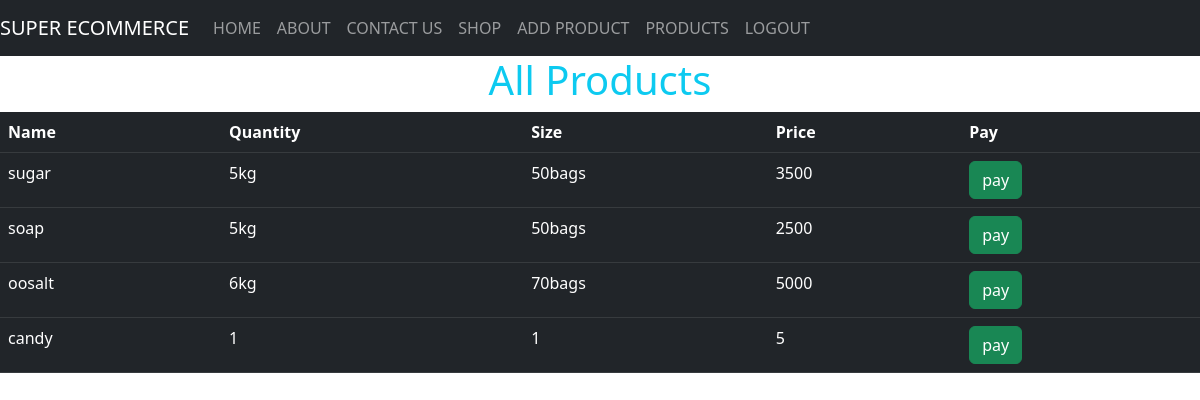
/shop/ (signed in), run on the app's committed database.
### superEcommercedjangoProject/models.py (models this page shows)
class product(models.Model):
    name = models.CharField(max_length=50, blank=False, null=False)
    qtty = models.CharField(max_length=20,blank=False, null=False)
    size = models.CharField(max_length=10, blank=False, null=False)
    price = models.CharField(max_length=35, blank=False, null=False)

### superEcommercedjangoProject/views.py (the view)
# urls.py: path('shop/',user_views.shop, name='shop'),
def shop(request):
    products = product.objects.all()
    context = {"products": products}
    return render(request, 'shop.html', context)

### templates/shop.html (shortened to what this page needs)
{% extends 'master.html' %}
{% load static %}
{% block content %}
    <div>
        <h1 class="text-info text-center">All Products</h1>
        <table class="table table-dark table-hover">
            <tr>
                <th>Name</th>
                <th>Quantity</th>
                <th>Size</th>
                <th>Price</th>
                <th>Pay</th>
            </tr>
            {% for product in products %}
                <tr>
                    <td>{{ product.name }}</td>
                    <td>{{ product.qtty }}</td>
                    <td>{{ product.size }}</td>
                    <td>{{ product.price }}</td>
                    <td><a class="btn btn-success" href="/pay/{{ product.id }}">pay</a></td>
                </tr>
            {% endfor %}
        </table>
    </div>
{% endblock %}

### data on the page
product: name "sugar", qtty "5kg", size "50bags", price "3500"
product: name "soap", qtty "5kg", size "50bags", price "2500"
product: name "oosalt", qtty "6kg", size "70bags", price "5000"
product: name "candy", qtty "1", size "1", price "5"
